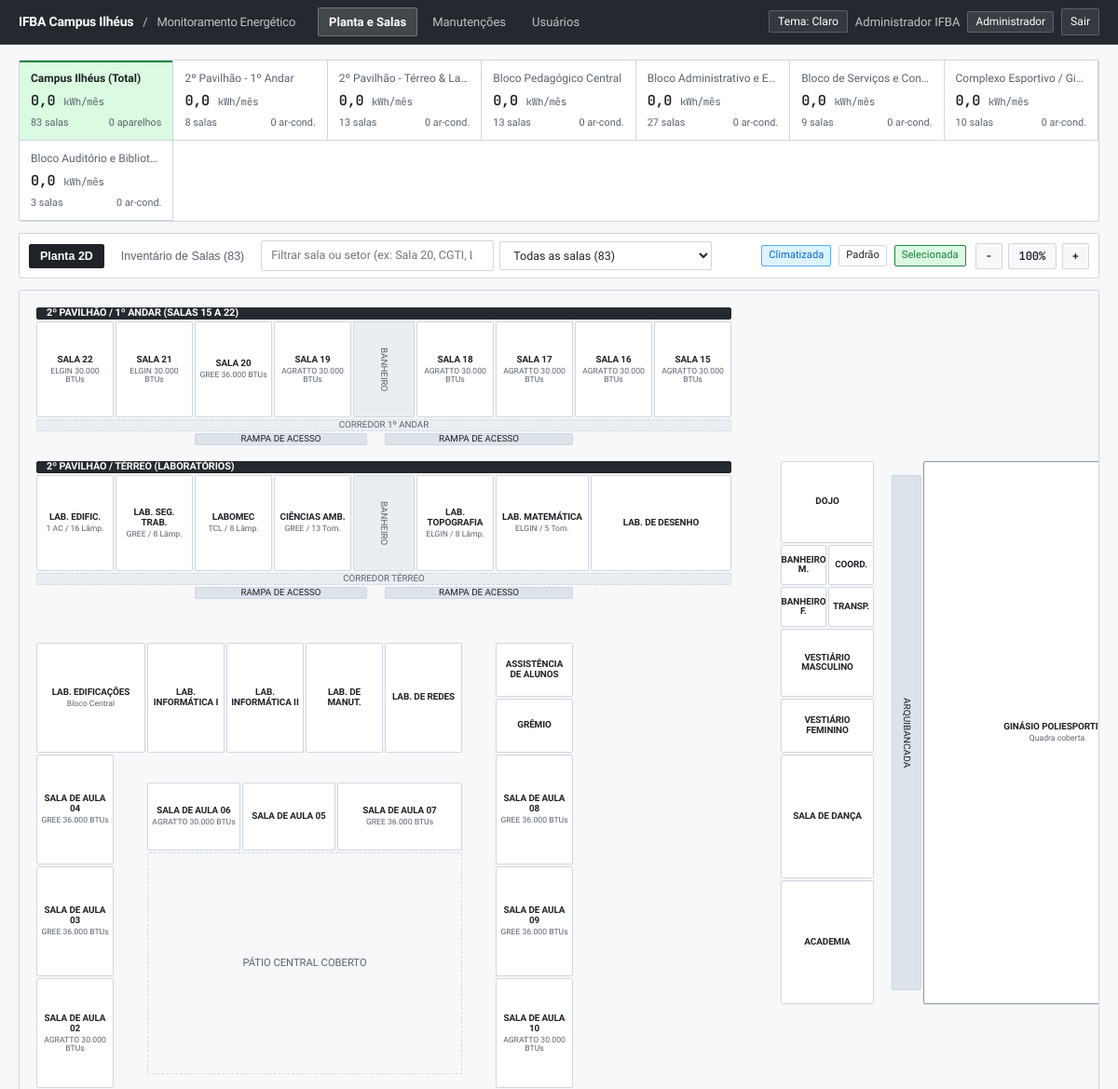
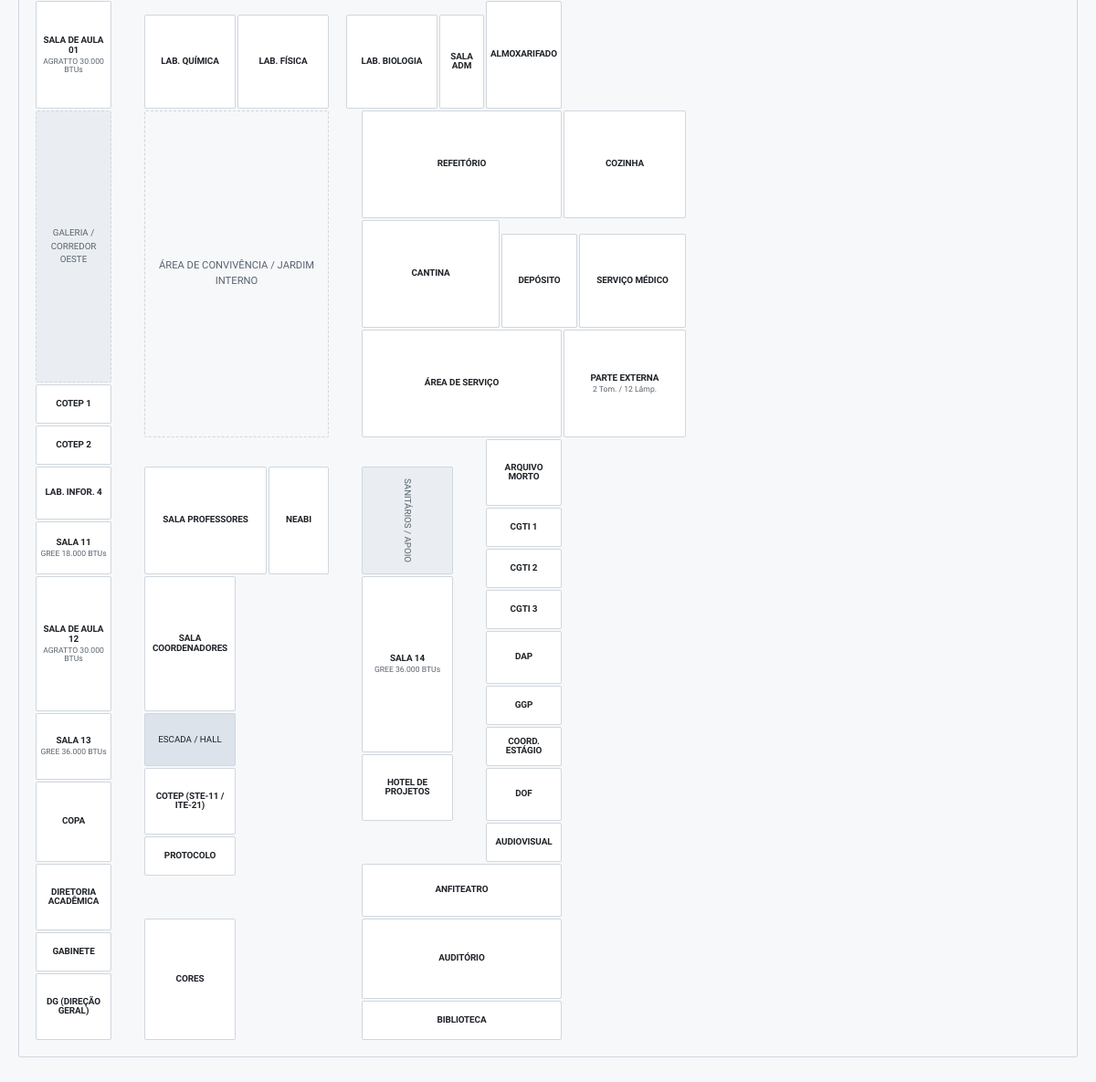
The page /index.php (signed in) on the database its author committed (2 pictures, top to bottom).
### tables this page shows
CREATE TABLE bloco (
  codigo_bloco INT PRIMARY KEY AUTO_INCREMENT,
  nome VARCHAR(100) NOT NULL,
  descricao VARCHAR(255)
);

### index.php (the view, shortened to what this page needs)
<?php
require 'auth.php';
$u = exigir_login();
$blocos = [];
$r = $conexao->query("SELECT * FROM bloco ORDER BY codigo_bloco");
while ($b = $r->fetch_assoc()) {
    $b['salas'] = [];
    $b['consumo'] = 0.0;
    $b['qtd_eq'] = 0;
    $blocos[(int)$b['codigo_bloco']] = $b;
}
$salas = [];
$r = $conexao->query("SELECT s.*, p.tomada, p.ar_condicionado, p.ventilador, p.televisao, p.lampadas, p.computador,
                             COALESCE(p.impressora, 'Não identificável') AS impressora
                      FROM sala s
                      LEFT JOIN ponto_energia p ON p.codigo_sala = s.codigo_sala
                      ORDER BY s.codigo_sala");
while ($s = $r->fetch_assoc()) {
    $s['equipamentos'] = [];
    $s['manutencoes'] = [];
    $s['overrides'] = [];
    $s['consumo'] = 0.0;
    $salas[$s['identificacao']] = $s;
}
$consumoTotalCampus = 0.0;
$totalAparelhosCampus = 0;
foreach ($salas as $s) {
    $cb = (int)$s['codigo_bloco'];
    $blocos[$cb]['salas'][] = $s['identificacao'];
    $blocos[$cb]['consumo'] += $s['consumo'];
    $blocos[$cb]['qtd_eq']  += count($s['equipamentos']);
    $consumoTotalCampus     += $s['consumo'];
    $totalAparelhosCampus   += count($s['equipamentos']);
}
$plantaEstruturas = [
    [1,   1,  2, 45, 'header', '2º PAVILHÃO / 1º ANDAR (SALAS 15 A 22)'],
    [2,  21,  9, 25, 'wc',     'BANHEIRO'],
    [9,   1, 10, 45, 'cor',    'CORREDOR 1º ANDAR'],
    [10, 11, 11, 22, 'rampa',  'RAMPA DE ACESSO'],
    [10, 23, 11, 35, 'rampa',  'RAMPA DE ACESSO'],
    [12,  1, 13, 45, 'header', '2º PAVILHÃO / TÉRREO (LABORATÓRIOS)'],
    [13, 21, 20, 25, 'wc',     'BANHEIRO'],
    [20,  1, 21, 45, 'cor',    'CORREDOR TÉRREO'],
    [21, 11, 22, 22, 'rampa',  'RAMPA DE ACESSO'],
    [21, 23, 22, 35, 'rampa',  'RAMPA DE ACESSO'],
    [13, 55, 50, 57, 'arq',    'ARQUIBANCADA'],
    [13, 74, 50, 76, 'arq',    'ARQUIBANCADA'],
    [40,  8, 56, 28, 'patio',  'PÁTIO CENTRAL COBERTO'],
    [65,  1, 85,  6, 'cor',    'GALERIA / CORREDOR OESTE'],
    [65,  8, 89, 20, 'patio',  'ÁREA DE CONVIVÊNCIA / JARDIM INTERNO'],
    [91, 22, 99, 28, 'wc',     'SANITÁRIOS / APOIO'],
    [109, 8,113, 14, 'rampa',  'ESCADA / HALL'],
];
?>
<!DOCTYPE html>
<html lang="pt-BR">
<head>
<link rel="stylesheet" href="style.css?v=7">
</head>
<body>
<?= navbar($u, 'index.php') ?>
<div class="workspace">
  <div class="bloco-strip">
    <div class="bcard on" data-bfiltro="0" onclick="filtrarBloco(0)">
      <h4>Campus Ilhéus (Total)</h4>
      <div class="val"><?= number_format($consumoTotalCampus, 1, ',', '.') ?> <small>kWh/mês</small></div>
      <div class="meta"><span><?= count($salas) ?> salas</span><span><?= $totalAparelhosCampus ?> aparelhos</span></div>
    </div>
    <?php foreach ($blocos as $cb => $b): ?>
    <div class="bcard" data-bfiltro="<?= $cb ?>" onclick="clicarBloco(<?= $cb ?>)">
      <h4 title="<?= h($b['nome']) ?>"><?= h($b['nome']) ?></h4>
      <div class="val"><?= number_format($b['consumo'], 1, ',', '.') ?> <small>kWh/mês</small></div>
      <div class="meta"><span><?= count($b['salas']) ?> salas</span><span><?= $b['qtd_eq'] ?> ar-cond.</span></div>
    </div>
    <?php endforeach; ?>
  </div>
  <div class="toolbar">
    <div class="grp">
      <button class="tab-btn on" id="btnTabMapa" onclick="alternarAba('mapa')">Planta 2D</button>
      <button class="tab-btn" id="btnTabTabelas" onclick="alternarAba('tabelas')">Inventário de Salas (<?= count($salas) ?>)</button>
      <input type="search" id="buscaSala" placeholder="Filtrar sala ou setor (ex: Sala 20, CGTI, Lab)..." oninput="aplicarFiltros()">
      <select id="filtroClima" onchange="aplicarFiltros()">
        <option value="todas">Todas as salas (<?= count($salas) ?>)</option>
      </select>
    </div>
    <div class="grp">
      <div class="legend-bar">
        <span class="legend-tag ac">Climatizada</span>
        <span class="legend-tag">Padrão</span>
        <span class="legend-tag sel">Selecionada</span>
      </div>
      <button class="btn sec sm" onclick="ajustarZoom(-0.1)" aria-label="Diminuir zoom" style="font-family:var(--font-mono)">-</button>
      <button class="btn sec sm" id="lblZoom" onclick="resetZoom()" style="font-family:var(--font-mono);min-width:52px">100%</button>
      <button class="btn sec sm" onclick="ajustarZoom(0.1)" aria-label="Aumentar zoom" style="font-family:var(--font-mono)">+</button>
    </div>
  </div>
  <div id="visaoMapa" class="planta-viewport">
    <div class="planta-grid" id="plantaGrid">
      <?php foreach ($plantaEstruturas as [$r1, $c1, $r2, $c2, $tipo, $texto]): ?>
        <div class="est <?= h($tipo) ?>" style="grid-area:<?= $r1 ?>/<?= $c1 ?>/<?= $r2 ?>/<?= $c2 ?>">
          <?= h($texto) ?>
        </div>
      <?php endforeach; ?>
      <?php foreach ($plantaSalas as [$r1, $c1, $r2, $c2, $idBanco, $rotulo, $sub]):
            $s = $salas[$idBanco];
            $cb = (int)$s['codigo_bloco'];
            $temAc = count($s['equipamentos']) > 0;
      ?>
        <div class="p-sala <?= $temAc ? 'ac' : '' ?>"
             data-sala="<?= h($idBanco) ?>"
             data-bloco="<?= $cb ?>"
             data-ac="<?= $temAc ? '1' : '0' ?>"
             style="grid-area:<?= $r1 ?>/<?= $c1 ?>/<?= $r2 ?>/<?= $c2 ?>"
             title="<?= h($idBanco . ' / ' . $blocos[$cb]['nome'] . ($s['consumo'] ? ' / ' . number_format($s['consumo'],1,',','.') . ' kWh/mês' : '')) ?>">
          <span class="nm"><?= h($rotulo) ?></span>
          <?php if ($sub): ?><span class="sub"><?= h($sub) ?></span><?php endif; ?>
        </div>
      <?php endforeach; ?>
    </div>
  </div>
</div>
</body>
</html>

### style.css (style rules this page uses)
:root { --bg: #f6f8fa; --bg-elevated: #ffffff; --card: #f6f8fa; --card-hover: #eaeef2; --line: #d0d7de; --line-strong: #8c959f; --txt: #1f2328; --mut: #59636e; --header-bg: #24292f; --header-txt: #ffffff; --header-mut: rgba(255, 255, 255, 0.72); --header-line: #3b434b; --btn-primary-bg: #1f883d; --btn-primary-hover: #1a7f37; --btn-primary-txt: #ffffff; --inv-bg: #1f2328; --inv-txt: #ffffff; --inv-hover: #32383f; --acc-text: #1a7f37; --ac: #0969da; --err: #cf222e; --warn: #9a6700; --stage-bg: #eaeef2; --map-bg: #f6f8fa; --room-bg: #ffffff; --room-ac-bg: #ddf4ff; --room-ac-border: #54aeff; --room-sel-bg: #dafbe1; --room-sel-border: #1f883d; --room-kwh-bg: #0969da; --room-kwh-txt: #ffffff; --est-cor-bg: #eaeef2; --est-rampa-bg: #dce3ea; --font-sans: 'Schibsted Grotesk', -apple-system, BlinkMacSystemFont, 'Segoe UI', sans-serif; --font-mono: 'JetBrains Mono', ui-monospace, 'Cascadia Code', monospace; --radius-sm: 2px; --radius-md: 2px; --radius-lg: 2px; --ease-snap: cubic-bezier(0.16, 1, 0.3, 1); }
*, *::before, *::after { box-sizing: border-box; }
body { margin: 0; font-family: var(--font-sans); font-size: 0.875rem; line-height: 1.5; background: var(--bg); color: var(--txt); caret-color: var(--ac); -webkit-font-smoothing: antialiased; }
input, select, textarea { width: 100%; background: var(--bg-elevated); color: var(--txt); border: 1px solid var(--line); border-radius: var(--radius-sm); padding: 7px 10px; font: inherit; font-size: 0.8125rem; transition: border-color 140ms var(--ease-snap); }
.btn { background: var(--btn-primary-bg); color: var(--btn-primary-txt); border: 1px solid rgba(31, 35, 40, 0.15); border-radius: var(--radius-sm); padding: 7px 13px; font-family: var(--font-sans); font-size: 0.8125rem; font-weight: 600; letter-spacing: -0.01em; cursor: pointer; display: inline-flex; align-items: center; justify-content: center; gap: 6px; transition: background 140ms var(--ease-snap), color 140ms var(--ease-snap), border-color 140ms var(--ease-snap); }
.btn.sec { background: var(--card); color: var(--txt); border: 1px solid var(--line); }
.btn.sm { padding: 5px 10px; font-size: 0.76rem; }

### rows shown on the page
bloco: nome "2º Pavilhão - 1º Andar", consumo "0,0", count($b['salas']) "8", qtd_eq "0"
bloco: nome "2º Pavilhão - Térreo & La…", consumo "0,0", count($b['salas']) "13", qtd_eq "0"
bloco: nome "Bloco Pedagógico Central", consumo "0,0", count($b['salas']) "13", qtd_eq "0"
bloco: nome "Bloco Administrativo e E…", consumo "0,0", count($b['salas']) "27", qtd_eq "0"
bloco: nome "Bloco de Serviços e Con…", consumo "0,0", count($b['salas']) "9", qtd_eq "0"
bloco: nome "Complexo Esportivo / Gi…", consumo "0,0", count($b['salas']) "10", qtd_eq "0"
bloco: nome "Bloco Auditório e Bibliot…", consumo "0,0", count($b['salas']) "3", qtd_eq "0"

### other values the page prints
$txt "Planta e Salas"
$txt "Manutenções"
$txt "Usuários"
$u['nome'] "Administrador IFBA"
$u['cargo'] "Administrador"
$consumoTotalCampus "0,0"
count($salas) "83"
$totalAparelhosCampus "0"
$texto "2º PAVILHÃO / 1º ANDAR (SALAS 15 A 22)"
$texto "BANHEIRO"
$texto "CORREDOR 1º ANDAR"
$texto "RAMPA DE ACESSO"
$texto "2º PAVILHÃO / TÉRREO (LABORATÓRIOS)"
$texto "CORREDOR TÉRREO"
$texto "ARQUIBANCADA"
